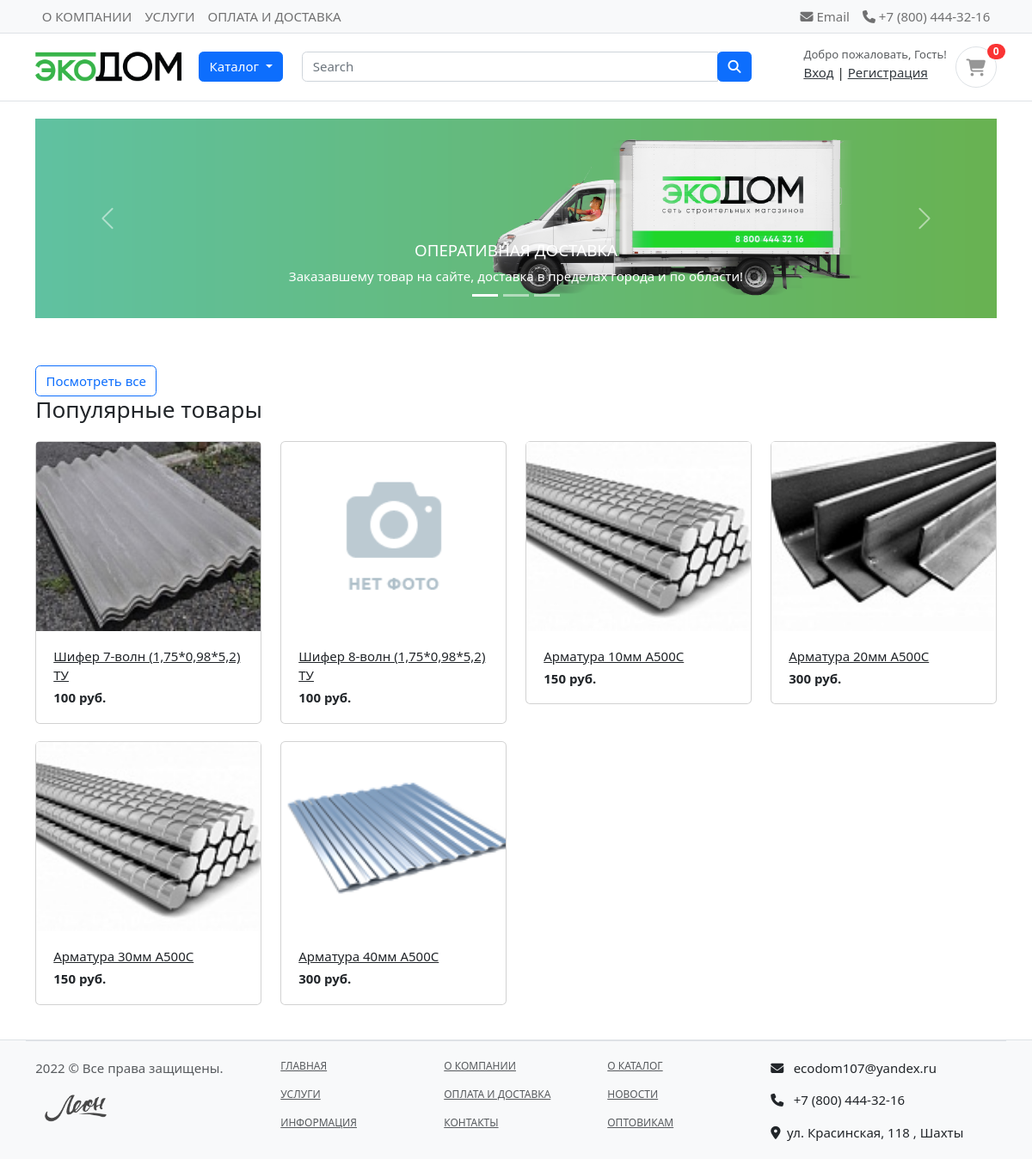
The page / on the database its author committed.
### shop/models.py (models this page shows, shortened)
class Product(models.Model):
    product_name = models.CharField(max_length=200, unique=True)
    slug = models.SlugField(max_length=200, unique=True)
    description = models.TextField(max_length=500, blank=True)
    price = models.IntegerField()
    images = models.ImageField(upload_to='photos/products')
    stock = models.IntegerField()
    is_available = models.BooleanField(default=True)
    category = models.ForeignKey(Category, on_delete=models.CASCADE)
    created_date = models.DateTimeField(auto_now_add=True)
    modified_date = models.DateTimeField(auto_now=True)
    def get_url(self):
        return reverse('product_detail', args=[self.category.slug, self.slug])

### shop/views.py (the view)
# urls.py: 2. Add a URL to urlpatterns:  path('', views.home, name='home')
def home(request):
    products = Product.objects.all().filter(is_available=True).order_by('created_date')
    context = {'products': products,}
    return render(request, 'shop/home.html', context)

### carts/context_processors.py (called while the page is built)
def counter(request):
    cart_count = 0
    if 'admin' in request.path:
        return {}
    else:
        try:
            cart = Cart.objects.filter(cart_id=_cart_id(request))
            if request.user.is_authenticated:
                cart_items = CartItem.objects.all().filter(user=request.user)
            else:
                cart_items = CartItem.objects.all().filter(cart=cart[:1])
            for cart_item in cart_items:
                cart_count += cart_item.quantity
        except Cart.DoesNotExist:
            cart_count = 0
    return dict(cart_count=cart_count)

### carts/views.py (called while the page is built)
def _cart_id(request):
    cart = request.session.session_key
    if not cart:
        cart = request.session.create()
    return cart

### category/context_processors.py (called while the page is built)
def menu_links(request):
    links = Category.objects.all()
    return dict(links=links)

### category/models.py (called while the page is built)
    def get_url(self):
            return reverse('products_by_category', args=[self.slug])

### shop/templates/shop/home.html (shortened to what this page needs)
{% extends 'base.html' %}
{% load static %}
{% block content %}
<section class="section-intro padding-y-sm">
    <div class="container">
        <div id="carouselExampleCaptions" class="carousel slide" data-bs-ride="carousel">
            <div class="carousel-indicators">
                <button type="button" data-bs-target="#carouselExampleCaptions" data-bs-slide-to="0" class="active"
                    aria-current="true" aria-label="Slide 1"></button>
                <button type="button" data-bs-target="#carouselExampleCaptions" data-bs-slide-to="1"
                    aria-label="Slide 2"></button>
                <button type="button" data-bs-target="#carouselExampleCaptions" data-bs-slide-to="2"
                    aria-label="Slide 3"></button>
            </div>
            <div class="carousel-inner">
                <div class="carousel-item active " data-bs-interval="5000">
                    <img src="{% static 'images/carousel1.png' %}" class="d-block w-100" alt="...">
                    <div class="carousel-caption d-none d-md-block">
                        <h5>ОПЕРАТИВНАЯ ДОСТАВКА</h5>
                        <p>Заказавшему товар на сайте, доставка в пределах города и по области!</p>
                    </div>
                </div>
            </div>
            <button class="carousel-control-prev" type="button" data-bs-target="#carouselExampleCaptions"
                data-bs-slide="prev">
                <span class="carousel-control-prev-icon" aria-hidden="true"></span>
            </button>
            <button class="carousel-control-next" type="button" data-bs-target="#carouselExampleCaptions"
                data-bs-slide="next">
                <span class="carousel-control-next-icon" aria-hidden="true"></span>
            </button>
        </div>
    </div>
</section>
<section class="section-name padding-y-sm">
    <div class="container">
        <header class="section-heading">
            <a href="{% url 'store' %}" class="btn btn-outline-primary float-right">Посмотреть все</a>
            <h3 class="section-title">Популярные товары</h3>
        </header>
        <div class="row">
            {% for product in products %}
                <div class="col-md-3">
                    <div class="card card-product-grid">
                        <a href="{{ product.get_url }}" class="img-wrap"> <img src="{{ product.images.url }}"> </a>
                        <figcaption class="info-wrap">
                            <a href="{{ product.get_url }}" class="title">{{ product.product_name }}</a>
                            <div class="price mt-1">{{ product.price }} руб.</div>
                        </figcaption>
                    </div>
                </div>
            {% endfor %}
        </div>
    </div>
</section>
{% endblock %}

### static/css/ui.css (style rules this page uses)
html { font-family: "Inter", sans-serif; font-size: 15px; }
.img-wrap { text-align: center; display: block; }
.img-wrap img { max-width: 100%; }
.padding-y-sm { padding-top: 20px; padding-bottom: 20px; }
.section-heading { margin-bottom: 20px; margin-top: 15px; }
.section-title { color: #212529; }
p:last-child { margin-bottom: 0; }
[class*=card-product] a.title { color: #212529; display: block; }
[class*=card-product] .img-wrap { overflow: hidden; position: relative; }
[class*=card-product] .img-wrap img { height: 100%; max-width: 100%; width: auto; display: inline-block; -o-object-fit: cover; object-fit: cover; }
.card-product-grid { margin-bottom: 20px; }
.card-product-grid .img-wrap { border-radius: 0.2rem 0.2rem 0 0; height: 220px; }
.card-product-grid .info-wrap { overflow: hidden; padding: 18px 20px; }
.card .img-wrap { overflow: hidden; }
.price { font-weight: 600; color: #212529; }

### rows shown on the page
Product: images (picture), product_name "Шифер 7-волн (1,75*0,98*5,2) ТУ", price "100"
Product: images (placeholder picture), product_name "Шифер 8-волн (1,75*0,98*5,2) ТУ", price "100"
Product: images (picture), product_name "Арматура 10мм А500С", price "150"
Product: images (picture), product_name "Арматура 20мм А500С", price "300"
Product: images (picture), product_name "Арматура 30мм А500С", price "150"
Product: images (picture), product_name "Арматура 40мм А500С", price "300"

### other values the page prints
{{ cart_count }} "0"
